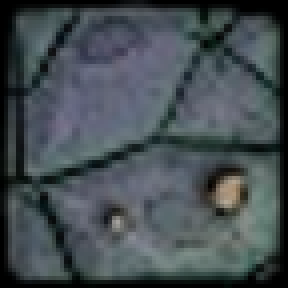
//> input picture week-05/Wanderer/img/wall.png, 72 x 72 px, given in place of the camera (shown 4 times larger)
$ ./main.v1   (built with g++ and OpenCV 4)
//> lines starting //> are read from the running program, lines starting //| are printed output that depends on the picture
#include <iostream>
#include "opencv2/highgui.hpp"
#include "opencv2/imgproc.hpp"

int main(int argc, char* argv[])
{
	cv::VideoCapture cap;
	cap.open(1);

	if (cap.isOpened() == false)
	{
		std::cout << "Cannot open the video camera" << std::endl;
		std::cin.get();
		return -1;
	}

	double dWidth = cap.get(cv::CAP_PROP_FRAME_WIDTH);
	double dHeight = cap.get(cv::CAP_PROP_FRAME_HEIGHT);

	cv::namedWindow("Original");
	cv::Mat frame;

	while (true)
	{
		cap >> frame;
//> frame is the input picture: 72 rows x 72 cols, CV_8UC3; mean B, G, R 81.9, 77.3, 68.5
		//bool bSuccess = cap.read(frame);
		if (frame.empty())
		{
			std::cout << "Video camera is disconnected" << std::endl;
			std::cin.get();
			break;
		}
		else {
			imshow("Original", frame);
			cv::Mat result(frame.size(), frame.type());
			cv::Mat grayImage;
			cv::cvtColor(frame, grayImage, cv::COLOR_BGR2GRAY);
			cv::Mat detectedEdges;
			cv::blur(grayImage, detectedEdges, cv::Size(3, 3));
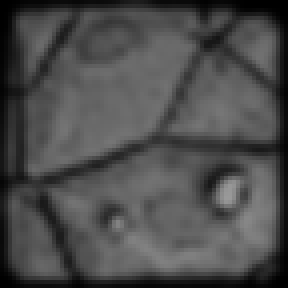
//> detectedEdges: 72 rows x 72 cols, CV_8UC1 (shown 4 times larger); min 0, max 153, mean 75.4
			cv::Canny(detectedEdges, detectedEdges, 100, 300);
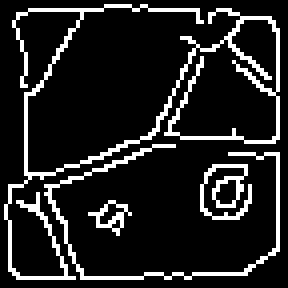
//> detectedEdges: 72 rows x 72 cols, CV_8UC1 (shown 4 times larger); 13.4% white in thin lines or dots
			result = cv::Scalar::all(0);

			//This will show a purely black and white image
			//White where edges were detected, black everywhere else
			cv::imshow("Detected edges", detectedEdges);

			//With copyTo the detected edges will appear colored, everything else black
			frame.copyTo(result, detectedEdges);
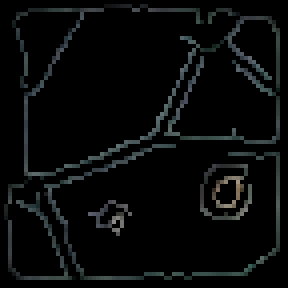
//> result: 72 rows x 72 cols, CV_8UC3 (shown 4 times larger); mean B, G, R 9.6, 9.6, 8.2
			cv::imshow("Result", result);
		}
		if (cv::waitKey(10) == 27)
//> the Esc key is pressed
		{
			std::cout << "Esc key is pressed by user. Stoppig the video" << std::endl;
			break;
		}
	}
	return 0;
}
